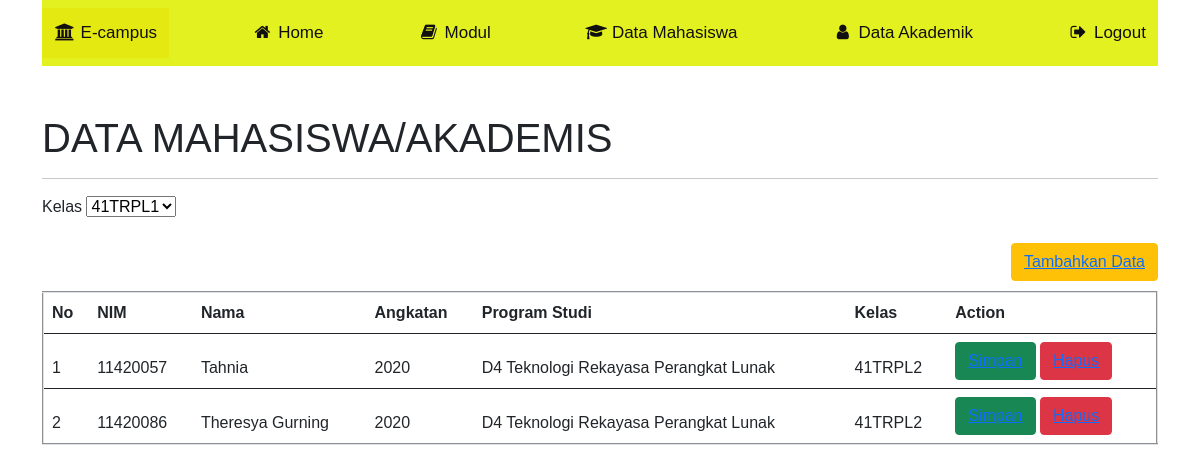
Page /data_mahasiswa_akademis.php on the committed database.
### tables this page shows
CREATE TABLE `mahasiswa_akademis` (
  `id` int(11) NOT NULL,
  `nim` int(11) NOT NULL,
  `nama` varchar(255) NOT NULL,
  `angkatan` int(11) NOT NULL,
  `program_studi` varchar(255) NOT NULL,
  `kelas` varchar(255) NOT NULL,
  `username` varchar(255) NOT NULL,
  `password` varchar(255) NOT NULL
);

### functions.php (called while the page is built)
<?php
    $conn = mysqli_connect("localhost", "root", "", "universitas_x");
    function query($query) {
        global $conn;
        $result = mysqli_query($conn, $query);
        $values = [];
        while( $value = mysqli_fetch_assoc($result) ) {
            $values[] = $value;
        }
        return $values;
    }
?>

### data_mahasiswa_akademis.php (the view, shortened to what this page needs)
<?php
    require "functions.php";
    $mahasiswa = query("SELECT * FROM mahasiswa_akademis");
?>
<!DOCTYPE html>
<html lang="en">
<head>
    <link href="https://cdn.jsdelivr.net/npm/bootstrap@5.0.0-beta3/dist/css/bootstrap.min.css" rel="stylesheet">
    <link rel="stylesheet" href="https://cdnjs.cloudflare.com/ajax/libs/font-awesome/4.7.0/css/font-awesome.min.css">
</head>
<body>
    <div class="container">
    <div class="navbar">
        <a class="active" href="#"><i class="fa fa-fw fa-university"></i> E-campus </a>
        <a href="home.php"><i class="fa fa-fw fa-home"></i> Home</a>
        <a href="modul.php"><i class="fa fa-fw fa-book"></i> Modul</a>
        <a href="data_mahasiswa_akademis.php"><i class="fa fa-fw fa-graduation-cap"></i> Data Mahasiswa</a>
        <a href="#"><i class="fa fa-fw fa-user"></i> Data Akademik</a>
        <a href="index.php"><i class="fa fa-fw fa-sign-out"></i> Logout</a>
    </div>
        <div class="row">
            <div class="mt-5">
                <h1 class="text-left">DATA MAHASISWA/AKADEMIS</h1><hr>
            </div>
        </div>
        <div class="row">
            <div class="col-md-6">
                <form action="">
                    <label for="kelas">Kelas</label>
                    <select name="kelas" id="kelas">
                        <option value="41trpl1">41TRPL1</option>
                    </select>
                </form>
            </div>
        </div>
        <br>
        <div class="float-sm-right">
            <button type='button' class='btn btn-warning btn-block right-block'><a href="tambah_data.php" data-bs-toggle="tooltip" data-bs-placement="top" title="Tandai sudah selesai">Tambahkan Data</a></button>
        </div>
        <br>
        <br>
        <table border="2" cellpadding="5" class="table">
            <thead>
                <tr>
                    <th scope="col">No</th>
                    <th scope="col">NIM</th>
                    <th scope="col">Nama</th>
                    <th scope="col">Angkatan</th>
                    <th scope="col">Program Studi</th>
                    <th scope="col">Kelas</th>
                    <th scope="col">Action</th>
                </tr>
            </thead>
            <?php $id = 1; ?>
            <?php foreach( $mahasiswa as $mhs) : ?>
            <thead>
                <tr>
                    <td><?= $id; ?></td>
                    <td><?= $mhs["nim"]; ?></td>
                    <td><?= $mhs["nama"]; ?></td>
                    <td><?= $mhs["angkatan"]; ?></td>
                    <td><?= $mhs["program_studi"]; ?></td>
                    <td><?= $mhs["kelas"]; ?></td>
                    <td>
                        <button typr="submit" class="btn btn-success" name="bsimpan"><a href="" data-bs-toggle="tooltip" data-bs-placement="top" title="Simpan Perubahan">Simpan</a></button>
			            <button typr="reset" class="btn btn-danger" name="breset"><a href="" data-bs-toggle="tooltip" data-bs-placement="top" title="Hapus Data">Hapus</a> </button>
                    </td>
                </tr>
            </thead>
            <?php $id++; ?>
            <?php endforeach; ?>
        </table>
    </div>
</body>
</html>

### data_mahasiswa_akademis.php (style rules this page uses)
.float-sm-right { float: right; color: black; }
body { font-family: Arial, Helvetica, sans-serif; }
.navbar { width: 100%; background-color: rgba(227, 241, 18, 0.938); overflow: auto; }
.navbar a { float: left; padding: 12px; color: rgb(17, 16, 16); text-decoration: none; font-size: 17px; }
.active { background-color: #e5e912; }

### rows in the picture
mahasiswa_akademis: nim "11420057", nama "Tahnia", angkatan "2020", program_studi "D4 Teknologi Rekayasa Perangkat Lunak", kelas "41TRPL2"
mahasiswa_akademis: nim "11420086", nama "Theresya Gurning", angkatan "2020", program_studi "D4 Teknologi Rekayasa Perangkat Lunak", kelas "41TRPL2"
